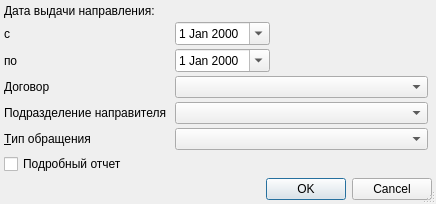
<?xml version="1.0" encoding="UTF-8"?>
<ui version="4.0">
 <class>ReportRecommendations</class>
 <widget class="QDialog" name="ReportRecommendations">
  <property name="windowModality">
   <enum>Qt::ApplicationModal</enum>
  </property>
  <property name="geometry">
   <rect>
    <x>0</x>
    <y>0</y>
    <width>436</width>
    <height>193</height>
   </rect>
  </property>
  <property name="sizePolicy">
   <sizepolicy hsizetype="Preferred" vsizetype="Maximum">
    <horstretch>0</horstretch>
    <verstretch>0</verstretch>
   </sizepolicy>
  </property>
  <property name="windowTitle">
   <string>параметры отчёта</string>
  </property>
  <property name="sizeGripEnabled">
   <bool>true</bool>
  </property>
  <property name="modal">
   <bool>true</bool>
  </property>
  <layout class="QGridLayout" name="gridLayout">
   <property name="margin">
    <number>4</number>
   </property>
   <property name="spacing">
    <number>4</number>
   </property>
   <item row="3" column="0">
    <widget class="QLabel" name="lblEndDate">
     <property name="text">
      <string>по</string>
     </property>
     <property name="buddy">
      <cstring>edtEndDate</cstring>
     </property>
    </widget>
   </item>
   <item row="6" column="0">
    <widget class="QLabel" name="lblEventType">
     <property name="text">
      <string>&amp;Тип обращения</string>
     </property>
     <property name="buddy">
      <cstring>cmbEventType</cstring>
     </property>
    </widget>
   </item>
   <item row="5" column="0">
    <widget class="QLabel" name="lblOrgStructure">
     <property name="text">
      <string>Подразделение направителя</string>
     </property>
    </widget>
   </item>
   <item row="8" column="0" colspan="5">
    <spacer>
     <property name="orientation">
      <enum>Qt::Vertical</enum>
     </property>
     <property name="sizeHint" stdset="0">
      <size>
       <width>428</width>
       <height>16</height>
      </size>
     </property>
    </spacer>
   </item>
   <item row="9" column="0" colspan="5">
    <widget class="QDialogButtonBox" name="buttonBox">
     <property name="orientation">
      <enum>Qt::Horizontal</enum>
     </property>
     <property name="standardButtons">
      <set>QDialogButtonBox::Cancel|QDialogButtonBox::Ok</set>
     </property>
    </widget>
   </item>
   <item row="7" column="0">
    <widget class="QCheckBox" name="chkExtendedReport">
     <property name="text">
      <string>Подробный отчет</string>
     </property>
    </widget>
   </item>
   <item row="3" column="2">
    <widget class="CDateEdit" name="edtEndDate">
     <property name="sizePolicy">
      <sizepolicy hsizetype="Maximum" vsizetype="Fixed">
       <horstretch>0</horstretch>
       <verstretch>0</verstretch>
      </sizepolicy>
     </property>
     <property name="calendarPopup">
      <bool>true</bool>
     </property>
    </widget>
   </item>
   <item row="0" column="0" colspan="3">
    <widget class="QLabel" name="lblBegDate_2">
     <property name="text">
      <string>Дата выдачи направления:</string>
     </property>
     <property name="buddy">
      <cstring>edtBegDate</cstring>
     </property>
    </widget>
   </item>
   <item row="2" column="2">
    <widget class="CDateEdit" name="edtBegDate">
     <property name="sizePolicy">
      <sizepolicy hsizetype="Maximum" vsizetype="Fixed">
       <horstretch>0</horstretch>
       <verstretch>0</verstretch>
      </sizepolicy>
     </property>
     <property name="calendarPopup">
      <bool>true</bool>
     </property>
    </widget>
   </item>
   <item row="2" column="0">
    <widget class="QLabel" name="lblBegDate">
     <property name="text">
      <string>с</string>
     </property>
     <property name="buddy">
      <cstring>edtBegDate</cstring>
     </property>
    </widget>
   </item>
   <item row="2" column="3">
    <spacer>
     <property name="orientation">
      <enum>Qt::Horizontal</enum>
     </property>
     <property name="sizeHint" stdset="0">
      <size>
       <width>61</width>
       <height>20</height>
      </size>
     </property>
    </spacer>
   </item>
   <item row="3" column="3">
    <spacer>
     <property name="orientation">
      <enum>Qt::Horizontal</enum>
     </property>
     <property name="sizeHint" stdset="0">
      <size>
       <width>61</width>
       <height>20</height>
      </size>
     </property>
    </spacer>
   </item>
   <item row="4" column="0">
    <widget class="QLabel" name="lblContract">
     <property name="text">
      <string>Договор</string>
     </property>
    </widget>
   </item>
   <item row="4" column="2" colspan="2">
    <widget class="CContractComboBox" name="cmbContract"/>
   </item>
   <item row="5" column="2" colspan="2">
    <widget class="COrgStructureComboBox" name="cmbOrgStructure"/>
   </item>
   <item row="6" column="2" colspan="2">
    <widget class="CRBComboBox" name="cmbEventType"/>
   </item>
  </layout>
 </widget>
 <customwidgets>
  <customwidget>
   <class>CDateEdit</class>
   <extends>QDateEdit</extends>
   <header>library/DateEdit.h</header>
  </customwidget>
  <customwidget>
   <class>CRBComboBox</class>
   <extends>QComboBox</extends>
   <header>library/crbcombobox.h</header>
  </customwidget>
  <customwidget>
   <class>COrgStructureComboBox</class>
   <extends>QComboBox</extends>
   <header>Orgs/OrgStructComboBoxes</header>
  </customwidget>
  <customwidget>
   <class>CContractComboBox</class>
   <extends>QComboBox</extends>
   <header>Accounting/ContractComboBox.h</header>
  </customwidget>
 </customwidgets>
 <tabstops>
  <tabstop>buttonBox</tabstop>
 </tabstops>
 <resources/>
 <connections>
  <connection>
   <sender>buttonBox</sender>
   <signal>accepted()</signal>
   <receiver>ReportRecommendations</receiver>
   <slot>accept()</slot>
   <hints>
    <hint type="sourcelabel">
     <x>124</x>
     <y>743</y>
    </hint>
    <hint type="destinationlabel">
     <x>70</x>
     <y>270</y>
    </hint>
   </hints>
  </connection>
  <connection>
   <sender>buttonBox</sender>
   <signal>rejected()</signal>
   <receiver>ReportRecommendations</receiver>
   <slot>reject()</slot>
   <hints>
    <hint type="sourcelabel">
     <x>237</x>
     <y>743</y>
    </hint>
    <hint type="destinationlabel">
     <x>279</x>
     <y>272</y>
    </hint>
   </hints>
  </connection>
 </connections>
</ui>
